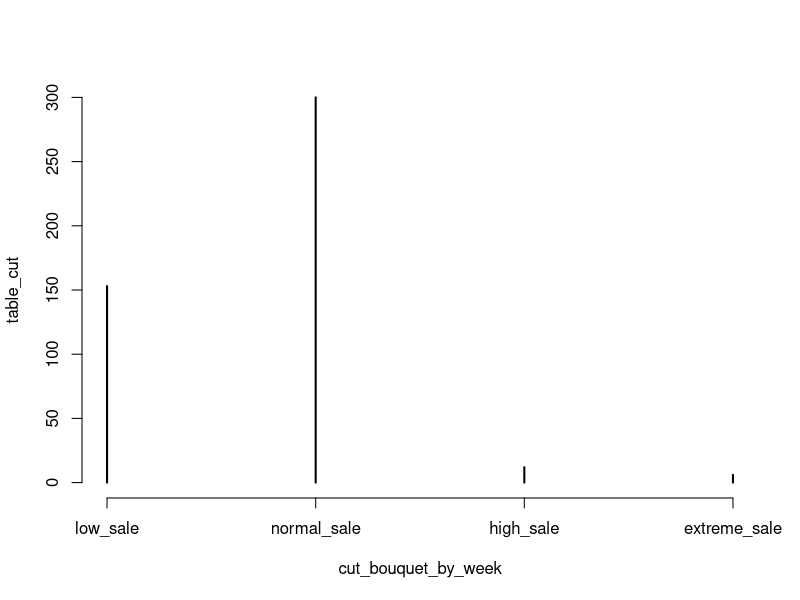

This figure's R source:
#!/usr/bin/env Rscript

florist <- read.table("florist.txt", header = T, sep = ",")

bouquet_by_week <- aggregate(florist$price, by = list(florist$bouquet, florist$week, florist$year), FUN = length)
names(bouquet_by_week) <- c('bouquet', 'week', 'year', 'total')
bouquet_by_week <- bouquet_by_week[order(bouquet_by_week$year, bouquet_by_week$week),]

florist_by_week <- aggregate(florist$price, by = list(florist$bouquet, florist$week, florist$year), FUN = sum)
names(florist_by_week) <- c('bouquet', 'week', 'year', 'total')
florist_by_week <- florist_by_week[order(florist_by_week$year, florist_by_week$week),]

cut_bouquet_by_week <- cut(bouquet_by_week$total, labels=c("low_sale", "normal_sale", "high_sale", "extreme_sale"), breaks=c(0, 30, 100, 150, 300))
table_cut <- table(cut_bouquet_by_week)
summary(cut_bouquet_by_week)
png("hist_2.7.png")
plot(table_cut)
cor(data.frame(bouquet_by_week$total, florist_by_week$total), method = "pearson")

# Results are completly correlated